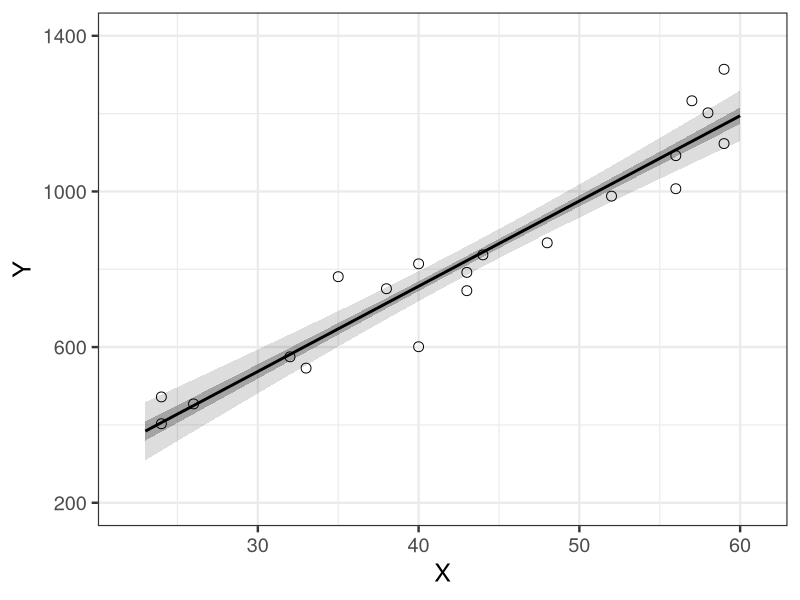
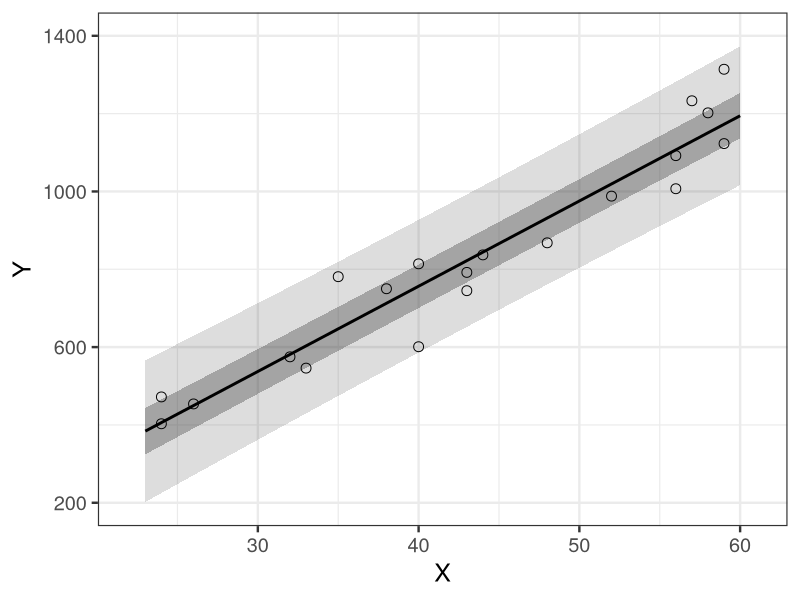

Recreate these plots in R, in order.
library(ggplot2)

d <- read.csv(file='input/data-salary.txt')
res_lm <- lm(Y ~ X, data=d)
X_new <- data.frame(X=23:60)

conf_95 <- predict(res_lm, X_new, interval='confidence', level=0.95)
conf_95 <- data.frame(X_new, conf_95)
conf_50 <- predict(res_lm, X_new, interval='confidence', level=0.50)
conf_50 <- data.frame(X_new, conf_50)
pred_95 <- predict(res_lm, X_new, interval='prediction', level=0.95)
pred_95 <- data.frame(X_new, pred_95)
pred_50 <- predict(res_lm, X_new, interval='prediction', level=0.50)
pred_50 <- data.frame(X_new, pred_50)

p <- ggplot() +
  theme_bw(base_size=18) +
  geom_ribbon(data=conf_95, aes(x=X, ymin=lwr, ymax=upr), alpha=1/6) +
  geom_ribbon(data=conf_50, aes(x=X, ymin=lwr, ymax=upr), alpha=2/6) +
  geom_line(data=conf_50, aes(x=X, y=fit), size=1) +
  geom_point(data=d, aes(x=X, y=Y), shape=1, size=3) +
  labs(x='X', y='Y') + coord_cartesian(xlim=c(22, 61), ylim=c(200, 1400)) +
  scale_y_continuous(breaks=seq(from=200, to=1400, by=400))
ggsave(p, file='output/fig4-3-left.png', dpi=300, w=4, h=3)

p <- ggplot() +
  theme_bw(base_size=18) +
  geom_ribbon(data=pred_95, aes(x=X, ymin=lwr, ymax=upr), alpha=1/6) +
  geom_ribbon(data=pred_50, aes(x=X, ymin=lwr, ymax=upr), alpha=2/6) +
  geom_line(data=pred_50, aes(x=X, y=fit), size=1) +
  geom_point(data=d, aes(x=X, y=Y), shape=1, size=3) +
  labs(x='X', y='Y') + coord_cartesian(xlim=c(22, 61), ylim=c(200, 1400)) +
  scale_y_continuous(breaks=seq(from=200, to=1400, by=400))
ggsave(p, file='output/fig4-3-right.png', dpi=300, w=4, h=3)
